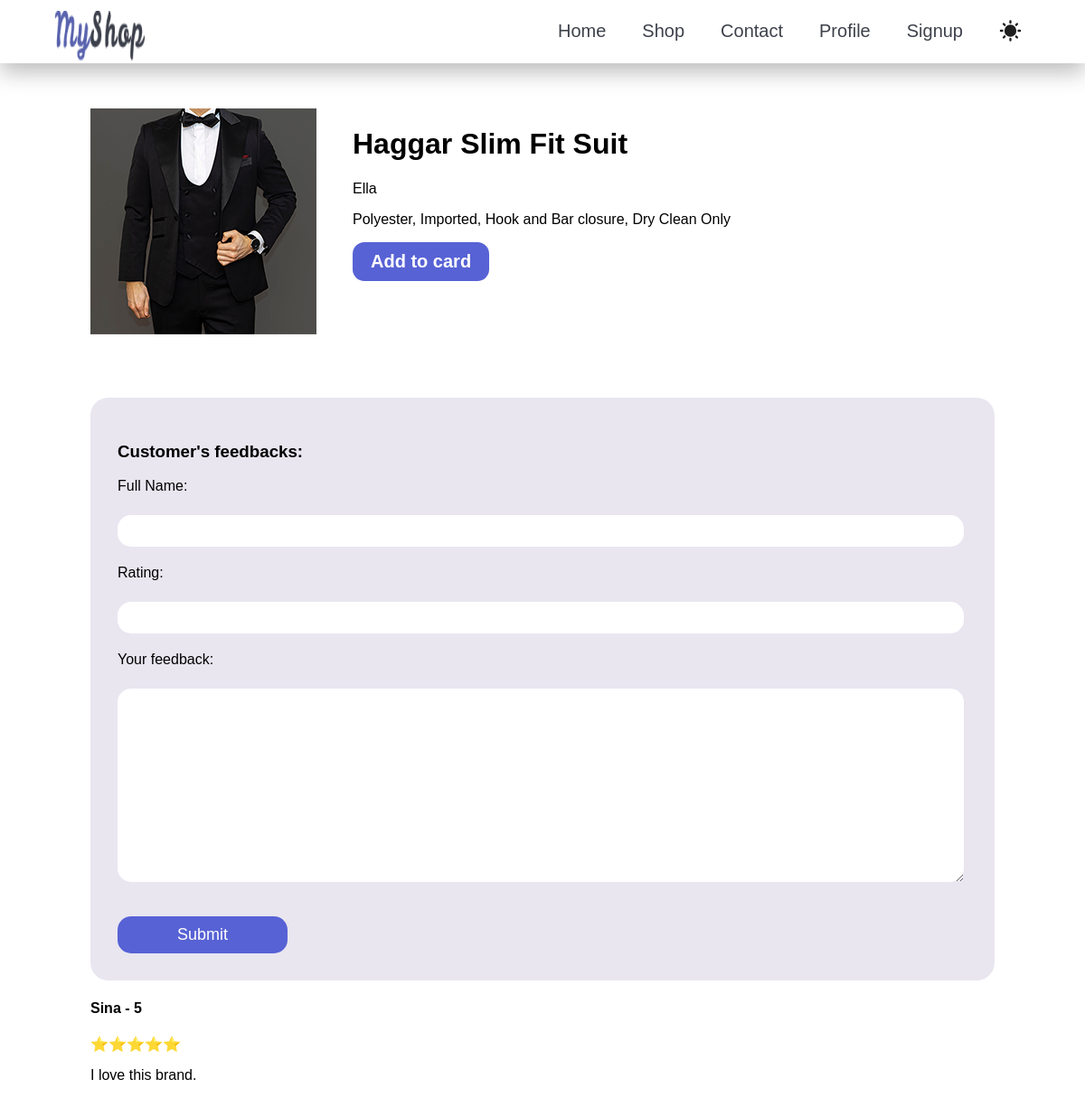
The page /products/Ella/5 on the database its author committed.
### products/models.py (models this page shows, shortened)
class Product(models.Model):
    title = models.CharField(max_length=40)
    description = models.TextField(blank=True)
    category = models.ManyToManyField(Category, blank=True)
    image = models.ImageField(blank=True, upload_to="upload-img")
    price = models.PositiveIntegerField()
    brand = models.ForeignKey(Brand, on_delete=models.CASCADE, null=True, related_name="prd")
    slug = models.SlugField(blank=True)
    is_best_seller = models.BooleanField(default=False)
    suggestion = models.ManyToManyField('self', blank=True)

class Brand(models.Model):
    title = models.CharField(max_length=70)
    logo =  models.ImageField()
    address = models.OneToOneField(Address, on_delete=models.CASCADE, null =True)

class Feedback(models.Model):
   name = models.CharField(max_length=40)
   rating = models.PositiveIntegerField()
   product = models.ForeignKey(Product, on_delete= models.CASCADE)
   text = models.TextField()

### products/views.py (the view, shortened to what this page needs)
# urls.py: path('products/<product_brand>/<product_slug>', views.ProductPageView.as_view(), name="product_page")
class ProductPageView(View):
    def get(self, request, product_brand, product_slug):
         product = Product.objects.get(slug = product_slug)
         if Feedback.objects.filter(product=product, id=1).exists():
            my_feedback = Feedback.objects.get(product = product, id=1)
            form = FeedbackForm(instance = my_feedback)
         else:
            form = FeedbackForm()
         reviews = Feedback.objects.filter(product = product)
         return render(request, "products/product.html", {
         "product":product,
          "form":form,
          "reviews":reviews
    })

### products/forms.py
class FeedbackForm(forms.ModelForm):
    class Meta:
        model = Feedback
        fields = ['name', 'rating', 'text']
        labels = {'name': 'Full Name', 'text':'Your feedback'}

### products/templates/products/product.html (shortened to what this page needs)
{% extends 'base.html' %}
{% load static %}
{% block css  %}{% static "products/product.css" %}{% endblock %}
{% block body %}
    {% include "includes/nav.html" %}
    <div id="product-main-con">
        <main>
        <img src="{{product.image.url}}">
        <div>
            <h1>{{product.title}}</h1>
            <p>{{product.brand.title}}</p>
            <p>{{product.description}}</p>
            <button>Add to card</button>
        </div>
        </main>
        <section id="feedback">
            <h3>Customer's feedbacks:</h3>
            <form method="POST">
                {% for field in form %}
                    {{field.label_tag}}<br>
                    {{field}}
                {%endfor%}
                <br>
                <button type="Submit">Submit</button>
            </form>
        </section>
        <section>
            {% for review in reviews %}
               <h4>{{review.name}} - {{review.rating}}</h4>
                    {% if review.rating == 5 %} ⭐⭐⭐⭐⭐
                    {% elif review.rating == 4 %} ⭐⭐⭐⭐
                    {% elif review.rating == 3 %} ⭐⭐⭐
                    {% elif review.rating == 2 %} ⭐⭐
                    {% else %} ⭐
                    {% endif %}
               <p>{{review.text}}</p>
               <br>
            {% endfor %}
        </section>
        </div>
{% endblock %}

### products/static/products/product.css (style rules this page uses)
body { font-family: Arial, Helvetica, sans-serif; margin: 0; }
#product-main-con { width: 1000px;margin:50px auto; }
#product-main-con main { display: flex; width: 100%; column-gap: 40px; }
#product-main-con main button { background-color: #5762D5; font-size: 20px; color: white; font-weight: bold; border: none; padding: 10px 20px; border-radius: 13px; cursor: pointer; transition-duration: 0.3s; }
#feedback { padding: 30px; background-color: #E9E6F0; border-radius: 20px; margin-top: 70px; }
#feedback input, #feedback textarea { width: 97%; display: block; font-size: 18px; padding: 7px 12px; margin-bottom: 20px; border: none; border-radius: 15px; }
#feedback label { font-weight: 300; display: block; margin-bottom: 5px; }
#feedback button { border: none; border-radius: 15px; background-color: #5762D5; color: white; font-size: 18px; padding: 10px 30px; width: 20%; cursor: pointer; transition-duration: 0.3s; }

### rows shown on the page
Product: image (picture), title "Haggar Slim Fit Suit", brand "Ella", description "Polyester, Imported, Hook and Bar closure, Dry Clean Only"
Feedback: name "Sina", rating "5", text "I love this brand."

### other values the page prints
{{ field.label_tag }} "Full Name:" "Rating:" "Your feedback:"
